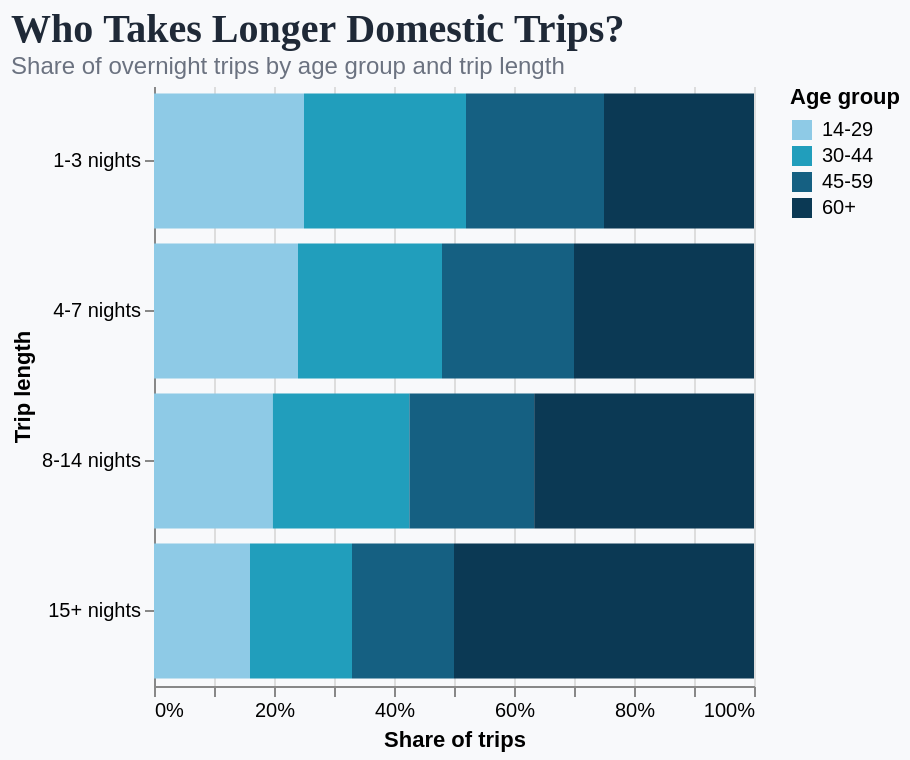

Describe this chart as a Vega-Lite specification.
### Vega-Lite specification from a JSON file in a GitHub repository (floating-point values rounded to 4 significant figures)
{"$schema": "https://vega.github.io/schema/vega-lite/v6.json", "background": "#f8f9fb", "title": {"text": "Who Takes Longer Domestic Trips?", "subtitle": "Share of overnight trips by age group and trip length", "anchor": "start", "font": "Georgia", "fontSize": 20, "subtitleFontSize": 12, "color": "#1f2937", "subtitleColor": "#6b7280"}, "width": "container", "height": 300, "data": {"values": [{"trip_length": "1-3 nights", "age_group": "14-29", "percentage": 25}, {"trip_length": "1-3 nights", "age_group": "30-44", "percentage": 27}, {"trip_length": "1-3 nights", "age_group": "45-59", "percentage": 23}, {"trip_length": "1-3 nights", "age_group": "60+", "percentage": 25}, {"trip_length": "4-7 nights", "age_group": "14-29", "percentage": 24}, {"trip_length": "4-7 nights", "age_group": "30-44", "percentage": 24}, {"trip_length": "4-7 nights", "age_group": "45-59", "percentage": 22}, {"trip_length": "4-7 nights", "age_group": "60+", "percentage": 30}, {"trip_length": "8-14 nights", "age_group": "14-29", "percentage": 20}, {"trip_length": "8-14 nights", "age_group": "30-44", "percentage": 23}, {"trip_length": "8-14 nights", "age_group": "45-59", "percentage": 21}, {"trip_length": "8-14 nights", "age_group": "60+", "percentage": 37}, {"trip_length": "15+ nights", "age_group": "14-29", "percentage": 16}, {"trip_length": "15+ nights", "age_group": "30-44", "percentage": 17}, {"trip_length": "15+ nights", "age_group": "45-59", "percentage": 17}, {"trip_length": "15+ nights", "age_group": "60+", "percentage": 50}]}, "mark": {"type": "bar"}, "encoding": {"x": {"field": "percentage", "type": "quantitative", "stack": "normalize", "title": "Share of trips", "axis": {"format": ".0%"}}, "y": {"field": "trip_length", "type": "ordinal", "sort": ["1-3 nights", "4-7 nights", "8-14 nights", "15+ nights"], "title": "Trip length"}, "color": {"field": "age_group", "type": "nominal", "title": "Age group", "scale": {"domain": ["14-29", "30-44", "45-59", "60+"], "range": ["#8ecae6", "#219ebc", "#156082", "#0b3954"]}}, "tooltip": [{"field": "trip_length", "type": "ordinal", "title": "Trip Length"}, {"field": "age_group", "type": "nominal", "title": "Age Group"}, {"field": "percentage", "type": "quantitative", "title": "Share (%)"}]}, "config": {"view": {"stroke": null}}}
